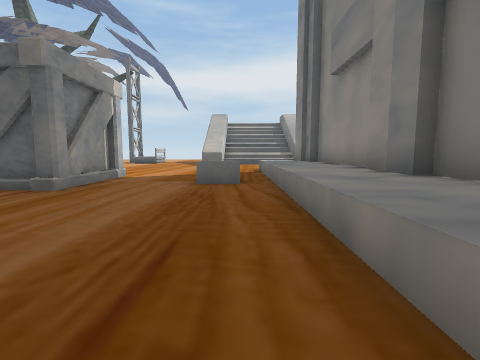
[1] (above)

20 first-person views from a walk through a 3-D level made in the Unity game engine. The camera is 1.3 m above the floor, tilts 6° down and sees 85° across. The floor is counted in squares, 1.8 m on a side. Each view is taken from the middle of a square. On the plan, view 1 faces up. The plan holds only what a view shows up to about 9 squares ahead; the rest is blank. The place goes on beyond the plan. The player character is not drawn. Some surface patterns are stand-ins.

[2]
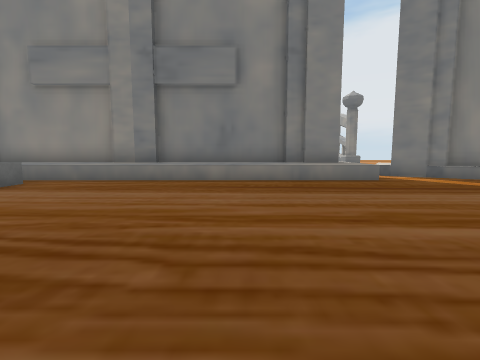

[3]
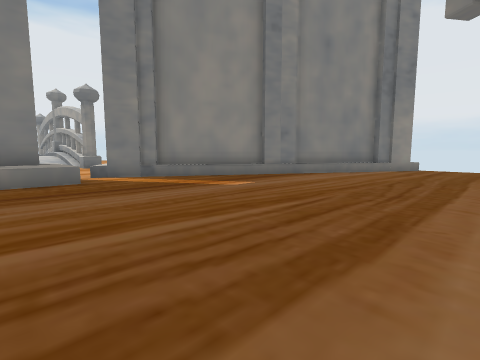

[4]
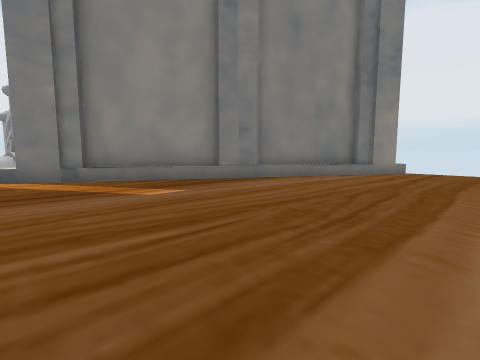

[5]
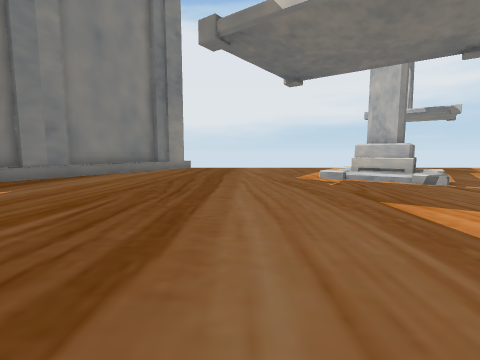

[6]
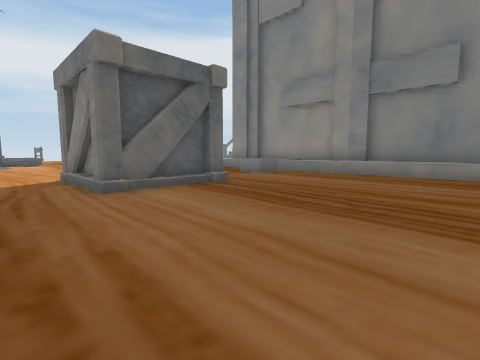

[7]
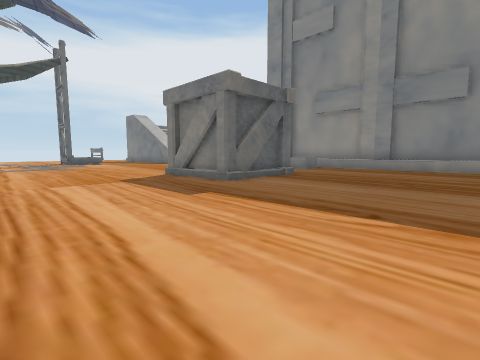

[8]
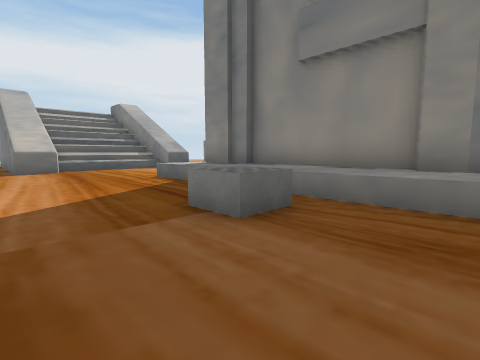

[9]
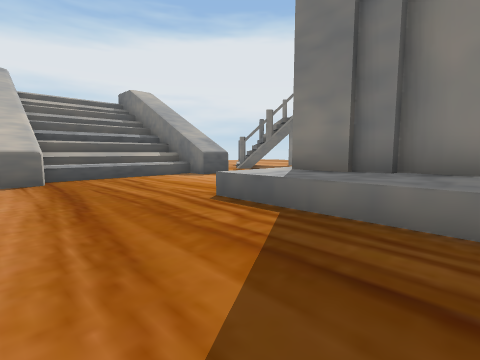

[10]
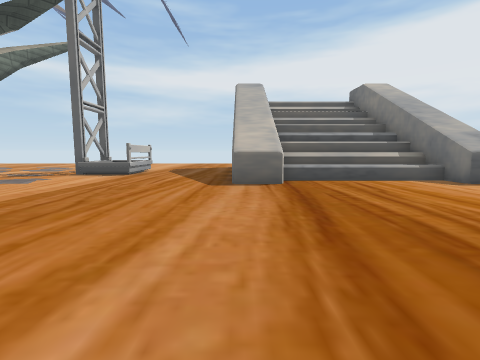

[11]
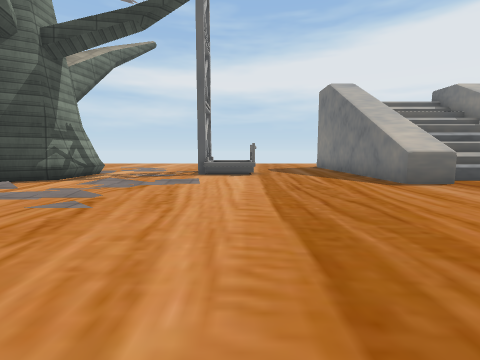

[12]
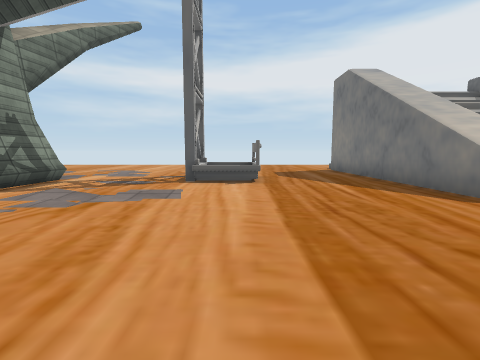

[13]
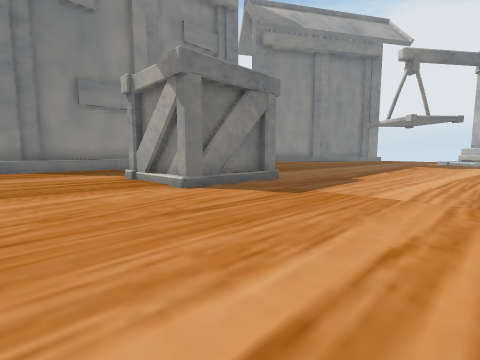

[14]
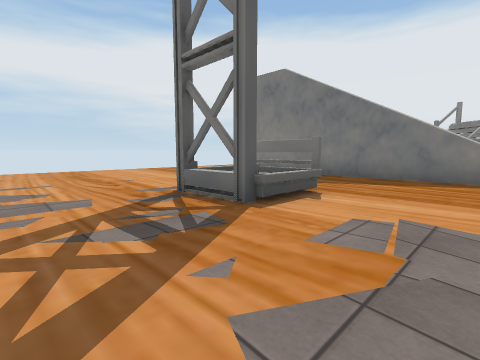

[15]
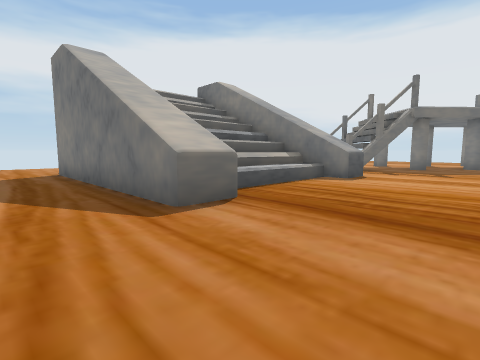

[16]
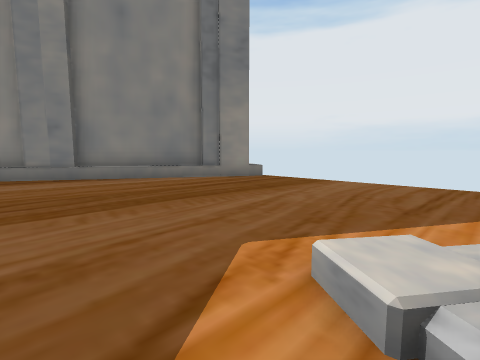

[17]
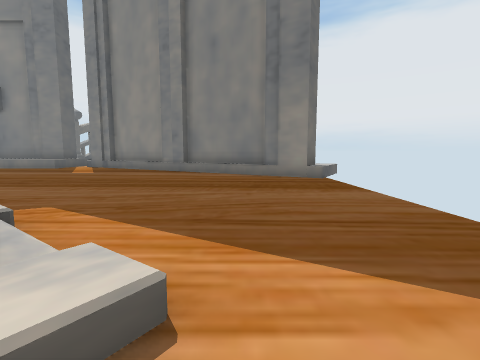

[18]
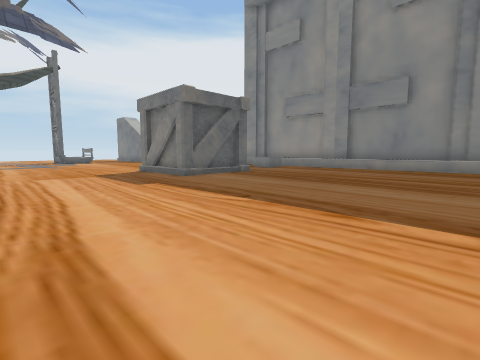

[19]
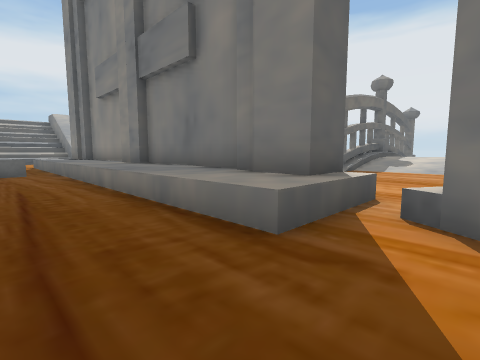

[20]
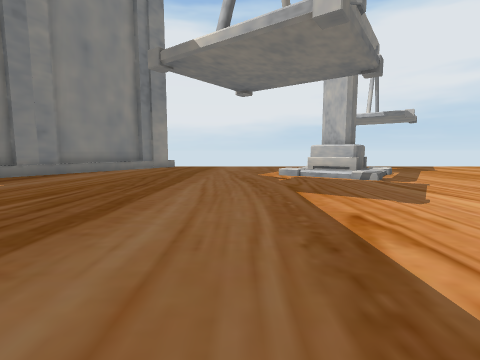

### Floor plan
Key: @ floor where view 1 was taken; # wall or solid block; . floor; / step, stairs or slope; = window, fence, low wall or low ledge; ^ raised ledge; O other object.
Columns run from 11 left of view 1 to 10 right of it. Each row starts with its distance up from view 1.
 25  ....
 24  ....
 23  .....
 22  ..... ..#
 21  ..... ..#
 20 .........#
 19 ....#=...#
 18 #...#=...#
 17 #........##^^^^
 16 #........##^^^^
 15 .........^#...#^..
 14 ..................
 13  .................
 12  .................
 11 ............^^^
 10 ............^^#
  9 ............^^#
  8 .....OOO....^^#
  7 .....###..OO^^#
  6 .....###..OO^^#
  5 .....OOO....^^#
  4 ............^^#
  3 ............^^#
  2 ............^^#
  1 ............^^#
  0 ...........@^^#
 -1 ............^^#    ..
 -2 ............^^#....../
 -3  ..................../
 -4 .............#^
 -5 .............#
 -6 ............#^
 -7 //.........^^
 -8 /##........#
 -9 ^##.......#
-10  =........#
-11 .........#^
-12  .......#^
-13   ......#
-14         ^^

Positions as (right, up) in squares from view 1, and headings:
1: (0, 0), facing up
2: (-6, 1), facing right
3: (-6, -1), facing down-right
4: (-6, -3), facing down-right
5: (-6, -1), facing down
6: (-8, 0), facing up-right
7: (-11, 0), facing up-right
8: (-3, 4), facing up-right
9: (-2, 8), facing up-right
10: (-2, 9), facing up
11: (-6, 9), facing up
12: (-6, 11), facing up
13: (-11, 11), facing down-right
14: (-10, 15), facing up-right
15: (-4, 12), facing up-right
16: (-9, -7), facing down-right
17: (-11, -11), facing right
18: (-11, -2), facing up-right
19: (-1, -4), facing up-right
20: (-7, 0), facing down
